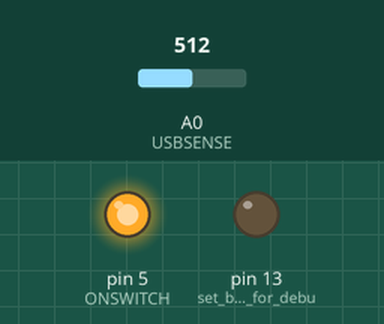
Recording of a program running on a simulated Arduino Pro Mini, built with avr-gcc and run on an emulated ATmega328P. Parts: output pins drawn as LEDs (lit = HIGH). Dashed ring = blinking. The test bench sets the inputs (shaded band); at power-on: A0 (USBSENSE) = 512. Pins used as bus, display or sensor lines are not drawn; what the program prints to the serial monitor is not drawn.

Above: at 0.1 s.
At 8.7 s:
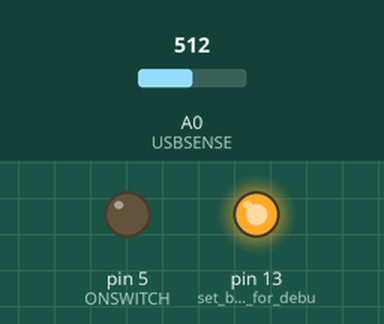
8.8 s: A0 (USBSENSE) set to 52
10.5 s: A0 (USBSENSE) set to 45
At 11.05 s:
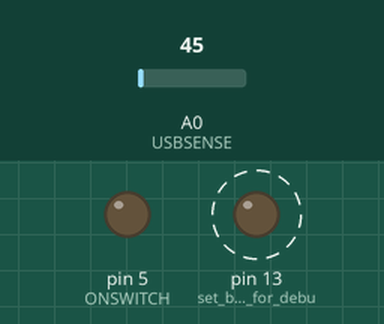
Timing chart, 0 to 19.5 s (numbered marks = the images above; inputs shaded):
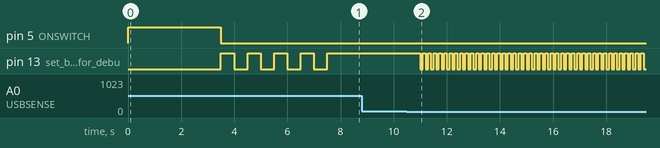

Measured:
- the behaviour switches between 50 and 49 on A0 (USBSENSE) (found by bisection; images 1 and 2)
- after the input at 10.5 s, pin 13 (set_built_in_led_for_debu): alternates HIGH for 0.10 s and LOW for 0.10 s, starting after 0.50 s

The program:

main.cpp
```cpp
#include <Arduino.h>

#define ONTIMER   3000        // How long does button take to turn on (3 seconds for mine)
#define OFFDEBOUNCE 500       // millis to make sure we actually have power loss before killing power

#define POWERPIN  3           // pin to control power to bluetooth receiver. (through transistor)
#define ONSWITCH  5           // pin to "press" the on switch
#define USBSENSE  A0          // pin to sense when USB power has been cut
                              // (there is an array of large capacitors to keep power long enough
                              // to control turning Bluetooth controller off, which has
                              // batteries, so needs an off command).  This is connected to vin.

void setup() {
  Serial.begin(115200);                     // Start serial output for debugging
  pinMode(POWERPIN, OUTPUT);                // Set power control pin as output
  pinMode(ONSWITCH, OUTPUT);                // set turn on tactile switch bypass as output
  pinMode(USBSENSE, INPUT);                 // set our pin for reading power voltage as input
  pinMode(LED_BUILTIN, OUTPUT);             // set built in led for debugging as output
  digitalWrite(POWERPIN, HIGH);             // Turn on power to the bluetooth receiver
  unsigned long onTimer = millis();         // Take current time for switching on
  digitalWrite(ONSWITCH, HIGH);             // "hold" down the tactile switch turns on receiver
  Serial.print("Powering On");              // Debug
  while(millis() - onTimer <= ONTIMER){     // Keep switch on until we hit on timer
    Serial.print(".");
    delay(500);
  }
  Serial.println("on");
  digitalWrite(LED_BUILTIN, HIGH);          // indicate we have turned on device
  digitalWrite(ONSWITCH, LOW);              // we can let go of the switch once we hit on time
  for(int i = 0; i < 4; i ++){              // Do some loops and blinks just to let voltage settle
    delay(500);
    digitalWrite(LED_BUILTIN, LOW);
    delay(500);
    digitalWrite(LED_BUILTIN, HIGH);
  }
}

void loop() {
  uint32_t sensorLevel = analogRead(USBSENSE);  // Check the value of VIN tied to analog pin
  Serial.println(sensorLevel);                  // print for debugging
  if(sensorLevel < 50){                         // when the car is turned off and power lost
    unsigned long startTime = millis();
    while(!(millis() - startTime > OFFDEBOUNCE));  // hold here to catch short anamolous events.
    while(1){                                   // Running this until capacitance ran out seemed
      Serial.println("powering off");           // to help prevent startup retriggering
      digitalWrite(LED_BUILTIN, LOW);
      digitalWrite(POWERPIN, LOW);              // Rather than try to hold the button, I observed in
      delay(100);                               // usage that if bluetooth was on battery and you
      digitalWrite(LED_BUILTIN, HIGH);          // plug in USB it would turn off.  By cycling the
      digitalWrite(POWERPIN, HIGH);             // power low then high we are simulating that effect
      delay(100);                               // this is quicker than trying to hold button for
    }                                           // four seconds which may be too long for current
  }                                             // capacitor array to hold power to Arduino on.
}
```
